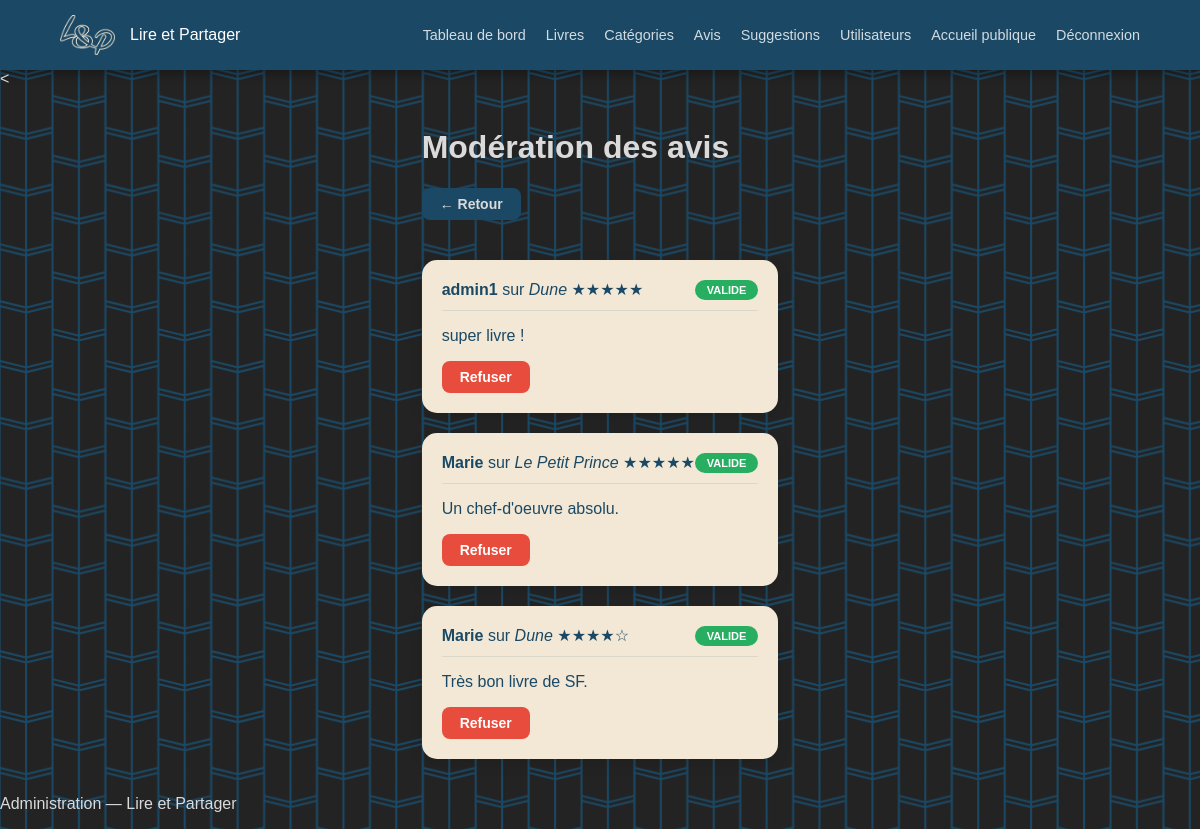
Screenshot of /admin/avis.php (signed in) with the database file from the repository.
### tables this page shows
CREATE TABLE `avis` (
  `id` int(11) NOT NULL,
  `id_utilisateur` int(11) DEFAULT NULL,
  `id_livre` int(11) DEFAULT NULL,
  `note` int(11) DEFAULT NULL,
  `commentaire` text DEFAULT NULL,
  `statut` varchar(20) DEFAULT 'en_attente',
  `date_avis` datetime DEFAULT current_timestamp()
);

CREATE TABLE `utilisateurs` (
  `id` int(11) NOT NULL,
  `nom` varchar(100) DEFAULT NULL,
  `prenom` varchar(100) DEFAULT NULL,
  `email` varchar(150) DEFAULT NULL,
  `mot_de_passe` varchar(255) DEFAULT NULL,
  `role` varchar(20) DEFAULT 'client',
  `date_inscription` datetime DEFAULT current_timestamp()
);

CREATE TABLE `livres` (
  `id` int(11) NOT NULL,
  `titre` varchar(200) DEFAULT NULL,
  `auteur` varchar(150) DEFAULT NULL,
  `description` text DEFAULT NULL,
  `prix` decimal(6,2) DEFAULT NULL,
  `couverture` varchar(255) DEFAULT NULL,
  `id_categorie` int(11) DEFAULT NULL,
  `date_ajout` datetime DEFAULT current_timestamp(),
  `stock` int(11) DEFAULT 1
);

### admin/avis.php (the view, shortened to what this page needs)
<?php
require_once 'header.php';
require_once '../config/db.php';
$avis = $pdo->query("
    SELECT avis.*, livres.titre AS titre_livre, utilisateurs.prenom
    FROM avis
    JOIN livres ON avis.id_livre = livres.id
    JOIN utilisateurs ON avis.id_utilisateur = utilisateurs.id
    ORDER BY avis.statut = 'en_attente' DESC, avis.date_avis DESC
")->fetchAll();
?>
<<div class="container">
    <h1>Modération des avis</h1>
    <a href="index.php" class="btn btn-bleu">← Retour</a>
    <?php foreach ($avis as $a): ?>
        <div class="admin-card">
            <div class="admin-card-header">
                <div>
                    <strong><?= htmlspecialchars($a['prenom']) ?></strong> sur <em><?= htmlspecialchars($a['titre_livre']) ?></em>
                    <span class="etoiles"><?= str_repeat('★', (int)$a['note']) ?><?= str_repeat('☆', 5 - (int)$a['note']) ?></span>
                </div>
                <?php $couleur = $a['statut'] == 'valide' ? '#27ae60' : ($a['statut'] == 'refuse' ? '#e74c3c' : '#e67e22'); ?>
                <span class="badge" style="background:<?= $couleur ?>; color:white; padding:4px 12px; border-radius:20px; font-size:11px; font-weight:bold;">
                    <?= strtoupper($a['statut']) ?>
                </span>
            </div>
            <p><?= htmlspecialchars($a['commentaire']) ?></p>
            <div style="display:flex; gap:10px; margin-top:15px;">
                <?php if ($a['statut'] != 'refuse'): ?>
                    <a href="avis.php?action=refuser&id=<?= $a['id'] ?>" class="btn btn-rouge">Refuser</a>
                <?php endif; ?>
            </div>
        </div>
    <?php endforeach; ?>
</div>
<?php require_once 'footer.php'; ?>

### views/style.css (style rules this page uses)
:root { --bleu-header: #1b4965; --bleu-bouton: #133347; --beige-footer: #f2e8d5; --texte-clair: #dadada; --texte-sombre: #1b4965; --fond-sombre: #232323; --succes: #27ae60; --danger: #e74c3c; --radius: 30px; }
* { box-sizing: border-box; }
body { margin: 0; font-family: 'Arial', sans-serif; background-color: var(--fond-sombre); background-image: url('../assets/photo/fondbleu.png'); background-attachment: fixed; color: var(--texte-clair); min-height: 100vh; display: flex; flex-direction: column; }
.container { max-width: 1100px; margin: 0 auto; padding: 20px; }
.btn { display: inline-block; padding: 8px 18px; border-radius: 8px; text-decoration: none; font-weight: bold; font-size: 14px; cursor: pointer; border: none; transition: 0.3s; }
.btn-bleu { background: #1b4965; color: white; }
.btn-rouge { background: #e74c3c; color: white; }
.admin-card { background: #f2e8d5; border-radius: 15px; padding: 20px; margin-top: 20px; color: #1b4965; box-shadow: 0 4px 15px rgba(0,0,0,0.1); }
.admin-card-header { display: flex; justify-content: space-between; align-items: center; border-bottom: 1px solid rgba(27, 73, 101, 0.1); padding-bottom: 10px; margin-bottom: 10px; }
.container > a[href="index.php"] { display: inline-block; margin-bottom: 20px; color: var(--texte-clair); text-decoration: none; font-weight: bold; }

### rows the page displays
avis: id_utilisateur.prenom "admin1", id_livre.titre "Dune", note "★★★★★", statut "VALIDE", commentaire "super livre !"
avis: id_utilisateur.prenom "Marie", id_livre.titre "Le Petit Prince", note "★★★★★", statut "VALIDE", commentaire "Un chef-d'oeuvre absolu."
avis: id_utilisateur.prenom "Marie", id_livre.titre "Dune", note "★★★★", note "☆", statut "VALIDE", commentaire "Très bon livre de SF."
